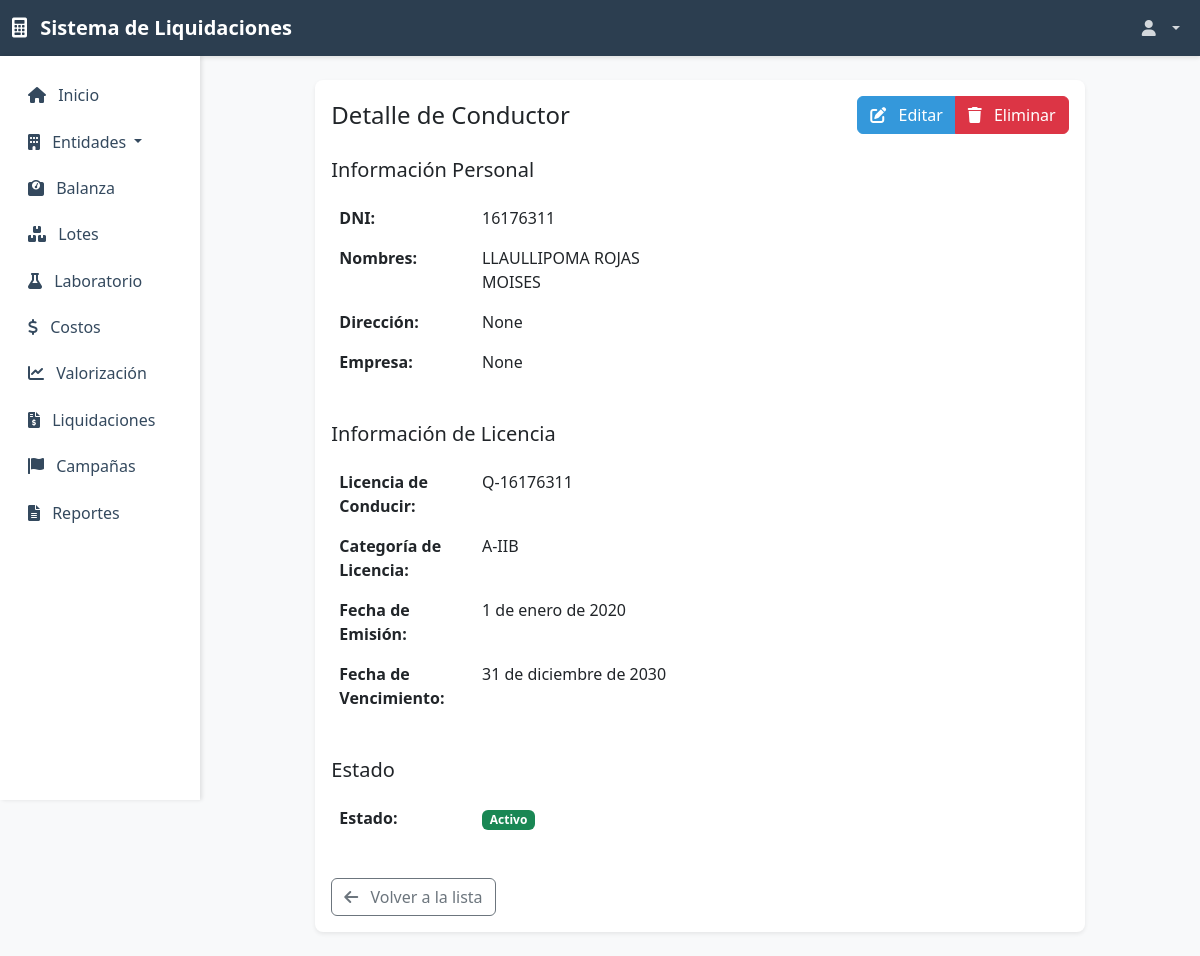
The page /entidades/conductores/2/ (signed in) on the database its author committed.
### entidades/models.py (models this page shows, shortened)
class Conductor(models.Model):
    dni = models.CharField(max_length=8, unique=True)
    nombres = models.CharField(max_length=200)
    licencia_conducir = models.CharField(max_length=20)
    categoria_licencia = models.CharField(max_length=10, blank=True, null=True)
    fecha_emision_licencia = models.DateField(blank=True, null=True)
    fecha_vencimiento_licencia = models.DateField(blank=True, null=True)
    direccion = models.TextField(blank=True, null=True)
    empresa = models.CharField(max_length=200, blank=True, null=True)
    estado = models.BooleanField(default=True)
    fecha_creacion = models.DateTimeField(auto_now_add=True)
    fecha_actualizacion = models.DateTimeField(auto_now=True)
    class Meta:
        verbose_name = 'Conductor'
        verbose_name_plural = 'Conductores'

### entidades/views.py (the view)
# urls.py: path('conductores/<int:pk>/', views.conductor_detail, name='conductor_detail'),
@permission_required('entidades.view_conductor', raise_exception=True)
def conductor_detail(request, pk):
    conductor = get_object_or_404(Conductor, pk=pk)
    context = {
        'object': conductor,
    }
    return render(request, 'entidades/conductor_detail.html', context)

### templates/entidades/conductor_detail.html (shortened to what this page needs)
{% extends 'base.html' %}
{% block content %}
<div class="container-fluid py-4">
    <div class="row justify-content-center">
        <div class="col-md-10">
            <div class="card border-0 shadow-sm">
                <div class="card-body">
                    <div class="d-flex justify-content-between align-items-center mb-4">
                        <h4 class="card-title mb-0">Detalle de Conductor</h4>
                        <div class="btn-group">
                            <a href="{% url 'entidades:conductor_update' object.pk %}" class="btn btn-primary">
                                <i class="fas fa-edit me-2"></i>
                                Editar
                            </a>
                            <a href="{% url 'entidades:conductor_delete' object.pk %}" class="btn btn-danger">
                                <i class="fas fa-trash me-2"></i>
                                Eliminar
                            </a>
                        </div>
                    </div>
                    <div class="row">
                        <div class="col-md-6">
                            <h5 class="mb-3">Información Personal</h5>
                            <table class="table table-borderless">
                                <tr>
                                    <th style="width: 40%">DNI:</th>
                                    <td>{{ object.dni }}</td>
                                </tr>
                                <tr>
                                    <th>Nombres:</th>
                                    <td>{{ object.nombres }}</td>
                                </tr>
                                <tr>
                                    <th>Dirección:</th>
                                    <td>{{ object.direccion }}</td>
                                </tr>
                                <tr>
                                    <th>Empresa:</th>
                                    <td>{{ object.empresa }}</td>
                                </tr>
                            </table>
                        </div>
                    </div>
                    <div class="row mt-4">
                        <div class="col-md-6">
                            <h5 class="mb-3">Información de Licencia</h5>
                            <table class="table table-borderless">
                                <tr>
                                    <th style="width: 40%">Licencia de Conducir:</th>
                                    <td>{{ object.licencia_conducir }}</td>
                                </tr>
                                <tr>
                                    <th>Categoría de Licencia:</th>
                                    <td>{{ object.categoria_licencia }}</td>
                                </tr>
                                <tr>
                                    <th>Fecha de Emisión:</th>
                                    <td>{{ object.fecha_emision_licencia }}</td>
                                </tr>
                                <tr>
                                    <th>Fecha de Vencimiento:</th>
                                    <td>{{ object.fecha_vencimiento_licencia }}</td>
                                </tr>
                            </table>
                        </div>
                    </div>
                    <div class="row mt-4">
                        <div class="col-md-6">
                            <h5 class="mb-3">Estado</h5>
                            <table class="table table-borderless">
                                <tr>
                                    <th style="width: 40%">Estado:</th>
                                    <td>
                                        {% if object.estado %}
                                            <span class="badge bg-success">Activo</span>
                                        {% else %}
                                            <span class="badge bg-danger">Inactivo</span>
                                        {% endif %}
                                    </td>
                                </tr>
                            </table>
                        </div>
                    </div>
                    <div class="mt-4">
                        <a href="{% url 'entidades:conductor_list' %}" class="btn btn-outline-secondary">
                            <i class="fas fa-arrow-left me-2"></i>
                            Volver a la lista
                        </a>
                    </div>
                </div>
            </div>
        </div>
    </div>
</div>
{% endblock %}

### templates/base.html (style rules this page uses)
:root { --primary-color: #2c3e50; --secondary-color: #34495e; --accent-color: #3498db; }
body { font-family: 'Segoe UI', Tahoma, Geneva, Verdana, sans-serif; background-color: #f8f9fa; }
.card { border: none; box-shadow: 0 2px 4px rgba(0,0,0,0.1); border-radius: 0.5rem; }
.btn-primary { background-color: var(--accent-color); border-color: var(--accent-color); }

### rows shown on the page
Conductor: dni "16176311", nombres "LLAULLIPOMA ROJAS MOISES", direccion "None", empresa "None", licencia_conducir "Q-16176311", categoria_licencia "A-IIB", fecha_emision_licencia "1 de enero de 2020", fecha_vencimiento_licencia "31 de diciembre de 2030"
